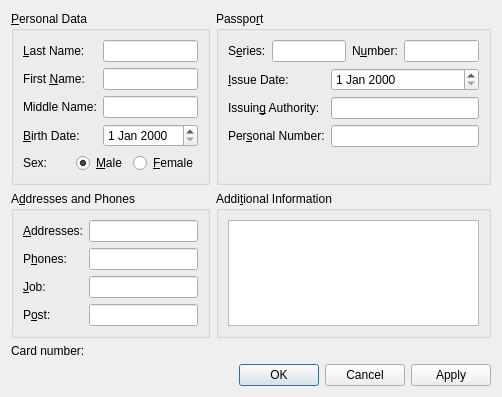
<?xml version="1.0" encoding="UTF-8"?>
<ui version="4.0">
 <class>PatientCard</class>
 <widget class="QDialog" name="PatientCard">
  <property name="geometry">
   <rect>
    <x>0</x>
    <y>0</y>
    <width>502</width>
    <height>363</height>
   </rect>
  </property>
  <property name="windowTitle">
   <string>Patient Card</string>
  </property>
  <layout class="QVBoxLayout" name="verticalLayout_3">
   <item>
    <layout class="QGridLayout" name="gridLayout">
     <item row="0" column="0">
      <widget class="QGroupBox" name="personalDataGroupBox">
       <property name="title">
        <string>&amp;Personal Data</string>
       </property>
       <property name="checkable">
        <bool>false</bool>
       </property>
       <layout class="QVBoxLayout" name="verticalLayout">
        <item>
         <layout class="QFormLayout" name="formLayout_2">
          <item row="0" column="0">
           <widget class="QLabel" name="lastNameLabel">
            <property name="text">
             <string>&amp;Last Name:</string>
            </property>
            <property name="buddy">
             <cstring>lastNameLineEdit</cstring>
            </property>
           </widget>
          </item>
          <item row="0" column="1">
           <widget class="QLineEdit" name="lastNameLineEdit"/>
          </item>
          <item row="1" column="0">
           <widget class="QLabel" name="firstNameLabel">
            <property name="text">
             <string>First &amp;Name:</string>
            </property>
            <property name="buddy">
             <cstring>firstNameLineEdit</cstring>
            </property>
           </widget>
          </item>
          <item row="1" column="1">
           <widget class="QLineEdit" name="firstNameLineEdit"/>
          </item>
          <item row="2" column="0">
           <widget class="QLabel" name="middleNameLabel">
            <property name="text">
             <string>Middle Name:</string>
            </property>
            <property name="buddy">
             <cstring>middleNameLineEdit</cstring>
            </property>
           </widget>
          </item>
          <item row="2" column="1">
           <widget class="QLineEdit" name="middleNameLineEdit"/>
          </item>
          <item row="3" column="0">
           <widget class="QLabel" name="birthDateLabel">
            <property name="text">
             <string>&amp;Birth Date:</string>
            </property>
            <property name="buddy">
             <cstring>birthDateEdit</cstring>
            </property>
           </widget>
          </item>
          <item row="3" column="1">
           <widget class="QDateEdit" name="birthDateEdit"/>
          </item>
         </layout>
        </item>
        <item>
         <layout class="QHBoxLayout" name="horizontalLayout">
          <item>
           <widget class="QLabel" name="sexLabel">
            <property name="text">
             <string>Sex:</string>
            </property>
           </widget>
          </item>
          <item>
           <widget class="QRadioButton" name="maleRadioButton">
            <property name="text">
             <string>&amp;Male</string>
            </property>
            <property name="checked">
             <bool>true</bool>
            </property>
           </widget>
          </item>
          <item>
           <widget class="QRadioButton" name="femaleRadioButton">
            <property name="text">
             <string>&amp;Female</string>
            </property>
           </widget>
          </item>
         </layout>
        </item>
       </layout>
      </widget>
     </item>
     <item row="0" column="1">
      <widget class="QGroupBox" name="passportGroupBox">
       <property name="title">
        <string>Passpo&amp;rt</string>
       </property>
       <layout class="QVBoxLayout" name="verticalLayout_4">
        <item>
         <layout class="QHBoxLayout" name="horizontalLayout_2">
          <item>
           <widget class="QLabel" name="passportSeriesLabel">
            <property name="text">
             <string>S&amp;eries:</string>
            </property>
            <property name="buddy">
             <cstring>passportSeriesLineEdit</cstring>
            </property>
           </widget>
          </item>
          <item>
           <widget class="QLineEdit" name="passportSeriesLineEdit"/>
          </item>
          <item>
           <widget class="QLabel" name="passportNumberLabel">
            <property name="text">
             <string>N&amp;umber:</string>
            </property>
            <property name="buddy">
             <cstring>passportNumberLineEdit</cstring>
            </property>
           </widget>
          </item>
          <item>
           <widget class="QLineEdit" name="passportNumberLineEdit"/>
          </item>
         </layout>
        </item>
        <item>
         <layout class="QFormLayout" name="formLayout_3">
          <property name="fieldGrowthPolicy">
           <enum>QFormLayout::AllNonFixedFieldsGrow</enum>
          </property>
          <item row="0" column="0">
           <widget class="QLabel" name="passportIssueDateLabel">
            <property name="text">
             <string>&amp;Issue Date:</string>
            </property>
            <property name="buddy">
             <cstring>passportIssueDateEdit</cstring>
            </property>
           </widget>
          </item>
          <item row="1" column="1">
           <widget class="QLineEdit" name="passportIssuingAuthorityLineEdit"/>
          </item>
          <item row="2" column="0">
           <widget class="QLabel" name="passportPersonalNumberLabel">
            <property name="text">
             <string>Per&amp;sonal Number:</string>
            </property>
            <property name="buddy">
             <cstring>passportPersonalNumberLineEdit</cstring>
            </property>
           </widget>
          </item>
          <item row="2" column="1">
           <widget class="QLineEdit" name="passportPersonalNumberLineEdit"/>
          </item>
          <item row="0" column="1">
           <widget class="QDateEdit" name="passportIssueDateEdit"/>
          </item>
          <item row="1" column="0">
           <widget class="QLabel" name="passportIssuingAuthorityLabel">
            <property name="text">
             <string>Issuin&amp;g Authority:</string>
            </property>
            <property name="buddy">
             <cstring>passportIssuingAuthorityLineEdit</cstring>
            </property>
           </widget>
          </item>
         </layout>
        </item>
       </layout>
      </widget>
     </item>
     <item row="1" column="0">
      <widget class="QGroupBox" name="addressesAndPhonesGroupBox">
       <property name="title">
        <string>A&amp;ddresses and Phones</string>
       </property>
       <layout class="QFormLayout" name="formLayout">
        <property name="fieldGrowthPolicy">
         <enum>QFormLayout::AllNonFixedFieldsGrow</enum>
        </property>
        <item row="0" column="0">
         <widget class="QLabel" name="addressesLabel">
          <property name="text">
           <string>&amp;Addresses:</string>
          </property>
          <property name="buddy">
           <cstring>addressesLineEdit</cstring>
          </property>
         </widget>
        </item>
        <item row="0" column="1">
         <widget class="QLineEdit" name="addressesLineEdit"/>
        </item>
        <item row="1" column="0">
         <widget class="QLabel" name="phonesLabel">
          <property name="text">
           <string>P&amp;hones:</string>
          </property>
          <property name="buddy">
           <cstring>phonesLineEdit</cstring>
          </property>
         </widget>
        </item>
        <item row="1" column="1">
         <widget class="QLineEdit" name="phonesLineEdit"/>
        </item>
        <item row="2" column="0">
         <widget class="QLabel" name="jobLabel">
          <property name="text">
           <string>&amp;Job:</string>
          </property>
          <property name="buddy">
           <cstring>jobLineEdit</cstring>
          </property>
         </widget>
        </item>
        <item row="2" column="1">
         <widget class="QLineEdit" name="jobLineEdit"/>
        </item>
        <item row="3" column="0">
         <widget class="QLabel" name="postLabel">
          <property name="text">
           <string>P&amp;ost:</string>
          </property>
          <property name="buddy">
           <cstring>postLineEdit</cstring>
          </property>
         </widget>
        </item>
        <item row="3" column="1">
         <widget class="QLineEdit" name="postLineEdit"/>
        </item>
       </layout>
      </widget>
     </item>
     <item row="1" column="1">
      <widget class="QGroupBox" name="additionalInformationGroupBox">
       <property name="title">
        <string>Addi&amp;tional Information</string>
       </property>
       <layout class="QVBoxLayout" name="verticalLayout_2">
        <item>
         <widget class="QTextEdit" name="additionalInformationTextEdit"/>
        </item>
       </layout>
      </widget>
     </item>
    </layout>
   </item>
   <item>
    <widget class="QLabel" name="cardNumberLabel">
     <property name="text">
      <string>Card number: </string>
     </property>
    </widget>
   </item>
   <item>
    <widget class="QDialogButtonBox" name="dialogButtonBox">
     <property name="layoutDirection">
      <enum>Qt::LeftToRight</enum>
     </property>
     <property name="locale">
      <locale language="Russian" country="RussianFederation"/>
     </property>
     <property name="standardButtons">
      <set>QDialogButtonBox::Apply|QDialogButtonBox::Cancel|QDialogButtonBox::Ok</set>
     </property>
    </widget>
   </item>
  </layout>
 </widget>
 <resources/>
 <connections/>
 <slots>
  <signal>testSignal(int)</signal>
  <slot>testSlot(int)</slot>
 </slots>
</ui>
